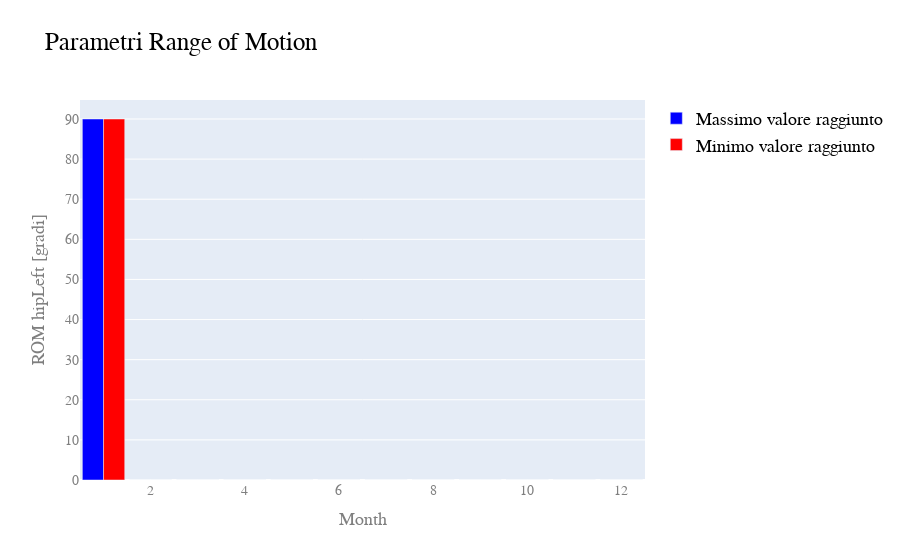
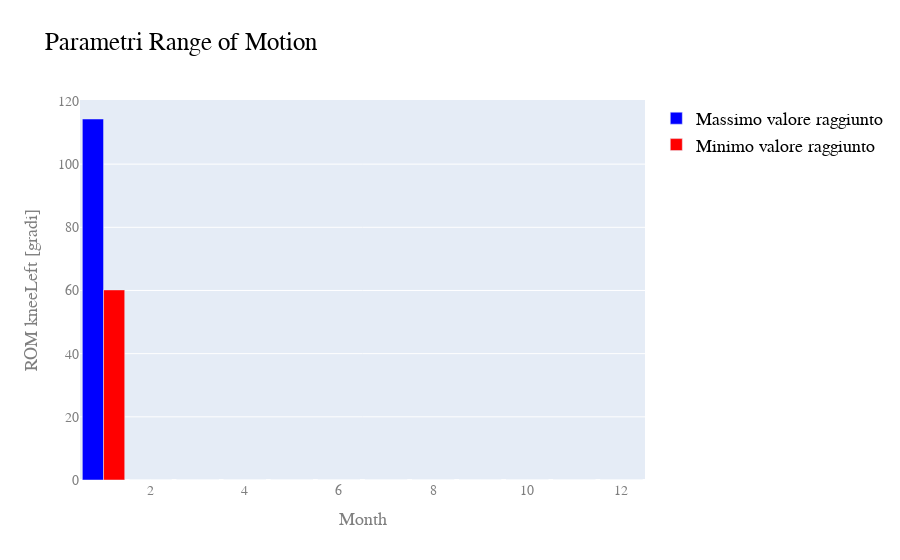
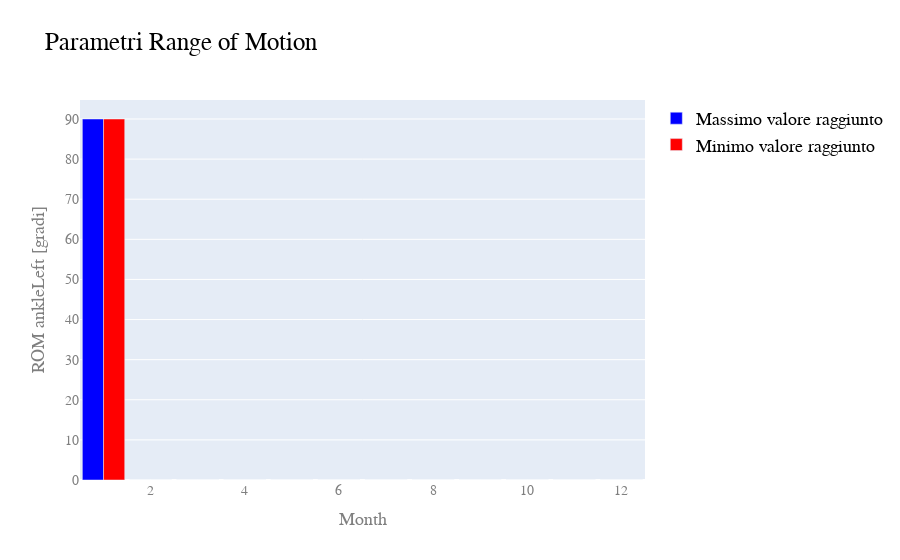

The code cell stored with these charts, in order, in its notebook:
### Code cell
allmonths = [1,2,3,4,5,6,7,8,9,10,11,12]
counted_ex = {
    "tug" : 0,
    "abduction_left" : 0,
    "internal_rotation_left" : 0,
    "external_rotation_left" : 0,
    "reaching_left" : 0
}
for i in range(len(exercises)):
    exnamei = exercises[i].name
    res_exi = exercises[i].result
    if counted_ex[exnamei] < 1:

        #############################
        #      Results for TUG      #
        #############################
        if exnamei == "tug":
            counted_ex[exnamei] = 1
            step_month_table = pd.DataFrame.from_dict(stepmonth,orient='index',
                                                      columns=['Jan','Feb','Mar','Apr','May','Jun',
                                                           'Jul','Aug','Sep','Oct','Nov','Dec'])
            step_month_table.index = ["Numero di passi","Velocità [m/s]","Lunghezza passo [m]",
                                      "Cadenza [steps/s]","Tempo di esecuzione [s]"]
            display(step_month_table)

            for m in range(len(res_exi)): 
                single_metric,result_single_metric = res_exi[m]
                if single_metric.name == "ROM":
                    tagjoint = single_metric.tagjoint

                    if np.sum(keyp2rommax_avg[tagjoint]) > 0.0:
                        trace1 = go.Bar(
                            x=allmonths, 
                            y=keyp2rommax_avg[tagjoint],
                            name='Massimo valore raggiunto',
                            marker=dict(
                                color='rgb(0,0,255)'
                            )
                        )
                        trace2 = go.Bar(
                            x=allmonths, 
                            y=keyp2rommin_avg[tagjoint],
                            name='Minimo valore raggiunto',
                            marker=dict(
                                color='rgb(255,0,0)'
                                )
                            )
                        layout = go.Layout(
                            title='Parametri Range of Motion',
                            font=dict(family='Courier New, monospace', size=18, color='black'),
                            xaxis=dict(
                                title='Month',
                                titlefont=dict(
                                    family='Courier New, monospace',
                                    size=18,
                                    color='#7f7f7f'
                                ),
                                tickfont=dict(
                                    family='Courier New, monospace',
                                    size=14,
                                    color='#7f7f7f'
                                )
                            ),
                            yaxis=dict(
                                    title='ROM ' + tagjoint + ' [gradi]',
                                    titlefont=dict(
                                        family='Courier New, monospace',
                                        size=18,
                                        color='#7f7f7f'
                                    ),
                            tickfont=dict(
                                        family='Courier New, monospace',
                                        size=14,
                                        color='#7f7f7f'
                                    )
                                ),
                            legend=dict(
                                    bgcolor='rgba(255, 255, 255, 0)',
                                    bordercolor='rgba(255, 255, 255, 0)'
                                ),
                            barmode='group',
                            bargap=0.1,
                            bargroupgap=0.0
                            )
                        data=[trace1,trace2]
                        fig = go.Figure(data=data, layout=layout)
                        iplot(fig)

### Figure 1 — Plotly figure (JSON) as saved in the notebook; plotly's stock layout.template omitted (floating-point values rounded to 4 significant figures)
{"data": [{"marker": {"color": "rgb(0,0,255)"}, "name": "Massimo valore raggiunto", "type": "bar", "x": [1, 2, 3, 4, 5, 6, 7, 8, 9, 10, 11, 12], "y": [90, 0, 0, 0, 0, 0, 0, 0, 0, 0, 0, 0]}, {"marker": {"color": "rgb(255,0,0)"}, "name": "Minimo valore raggiunto", "type": "bar", "x": [1, 2, 3, 4, 5, 6, 7, 8, 9, 10, 11, 12], "y": [90, 0, 0, 0, 0, 0, 0, 0, 0, 0, 0, 0]}], "layout": {"bargap": 0.1, "bargroupgap": 0, "barmode": "group", "font": {"color": "black", "family": "Courier New, monospace", "size": 18}, "legend": {"bgcolor": "rgba(255, 255, 255, 0)", "bordercolor": "rgba(255, 255, 255, 0)"}, "title": {"text": "Parametri Range of Motion"}, "xaxis": {"tickfont": {"color": "#7f7f7f", "family": "Courier New, monospace", "size": 14}, "title": {"font": {"color": "#7f7f7f", "family": "Courier New, monospace", "size": 18}, "text": "Month"}}, "yaxis": {"tickfont": {"color": "#7f7f7f", "family": "Courier New, monospace", "size": 14}, "title": {"font": {"color": "#7f7f7f", "family": "Courier New, monospace", "size": 18}, "text": "ROM hipLeft [gradi]"}}}}

### Figure 2 — Plotly figure (JSON) as saved in the notebook; plotly's stock layout.template omitted (floating-point values rounded to 4 significant figures)
{"data": [{"marker": {"color": "rgb(0,0,255)"}, "name": "Massimo valore raggiunto", "type": "bar", "x": [1, 2, 3, 4, 5, 6, 7, 8, 9, 10, 11, 12], "y": [114.3, 0, 0, 0, 0, 0, 0, 0, 0, 0, 0, 0]}, {"marker": {"color": "rgb(255,0,0)"}, "name": "Minimo valore raggiunto", "type": "bar", "x": [1, 2, 3, 4, 5, 6, 7, 8, 9, 10, 11, 12], "y": [60.18, 0, 0, 0, 0, 0, 0, 0, 0, 0, 0, 0]}], "layout": {"bargap": 0.1, "bargroupgap": 0, "barmode": "group", "font": {"color": "black", "family": "Courier New, monospace", "size": 18}, "legend": {"bgcolor": "rgba(255, 255, 255, 0)", "bordercolor": "rgba(255, 255, 255, 0)"}, "title": {"text": "Parametri Range of Motion"}, "xaxis": {"tickfont": {"color": "#7f7f7f", "family": "Courier New, monospace", "size": 14}, "title": {"font": {"color": "#7f7f7f", "family": "Courier New, monospace", "size": 18}, "text": "Month"}}, "yaxis": {"tickfont": {"color": "#7f7f7f", "family": "Courier New, monospace", "size": 14}, "title": {"font": {"color": "#7f7f7f", "family": "Courier New, monospace", "size": 18}, "text": "ROM kneeLeft [gradi]"}}}}

### Figure 3 — Plotly figure (JSON) as saved in the notebook; plotly's stock layout.template omitted (floating-point values rounded to 4 significant figures)
{"data": [{"marker": {"color": "rgb(0,0,255)"}, "name": "Massimo valore raggiunto", "type": "bar", "x": [1, 2, 3, 4, 5, 6, 7, 8, 9, 10, 11, 12], "y": [90, 0, 0, 0, 0, 0, 0, 0, 0, 0, 0, 0]}, {"marker": {"color": "rgb(255,0,0)"}, "name": "Minimo valore raggiunto", "type": "bar", "x": [1, 2, 3, 4, 5, 6, 7, 8, 9, 10, 11, 12], "y": [90, 0, 0, 0, 0, 0, 0, 0, 0, 0, 0, 0]}], "layout": {"bargap": 0.1, "bargroupgap": 0, "barmode": "group", "font": {"color": "black", "family": "Courier New, monospace", "size": 18}, "legend": {"bgcolor": "rgba(255, 255, 255, 0)", "bordercolor": "rgba(255, 255, 255, 0)"}, "title": {"text": "Parametri Range of Motion"}, "xaxis": {"tickfont": {"color": "#7f7f7f", "family": "Courier New, monospace", "size": 14}, "title": {"font": {"color": "#7f7f7f", "family": "Courier New, monospace", "size": 18}, "text": "Month"}}, "yaxis": {"tickfont": {"color": "#7f7f7f", "family": "Courier New, monospace", "size": 14}, "title": {"font": {"color": "#7f7f7f", "family": "Courier New, monospace", "size": 18}, "text": "ROM ankleLeft [gradi]"}}}}
